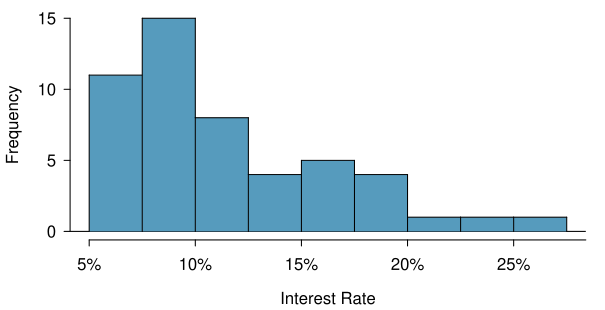

Write the R code that produced this figure.
library(openintro)
data(email50)
data(COL)

x <- loan50$interest_rate
H <- hist(x,
          breaks = 12,
          plot = FALSE)
counts <- rbind(H$counts)
from   <- head(H$breaks, -1)
to     <- tail(H$breaks, -1)
colnames(counts) <- paste(from, 'to', to)
require(xtable)
xtable(counts)

myPDF("loan50IntRateHist.pdf",
      6.05, 3.1,
      mar = c(3.5, 3.5, 0.5, 1),
      mgp = c(2.4, 0.7, 0))
histPlot(x,
         breaks = seq(5, 27.5, 2.5),
         # breaks = seq(0, 350e3, 25e3),
         # breaks = seq(0, 350e3, 25e3),
         # breaks = seq(0, 40000, 5000),
         xlab = 'Interest Rate',
         ylab = "Frequency",
         # ylim = c(0, 20),
         col = COL[1],
         border = COL[5],
         axes = FALSE)
bin <- table(round(x / 2000) * 2000)
for (i in 1:length(bin)) {
  # points(rep(as.numeric(names(bin)[i]), bin[i]), 1:(bin[i]), cex = 2)
}
axis(2)
AxisInPercent(1, pretty(x))
dev.off()
